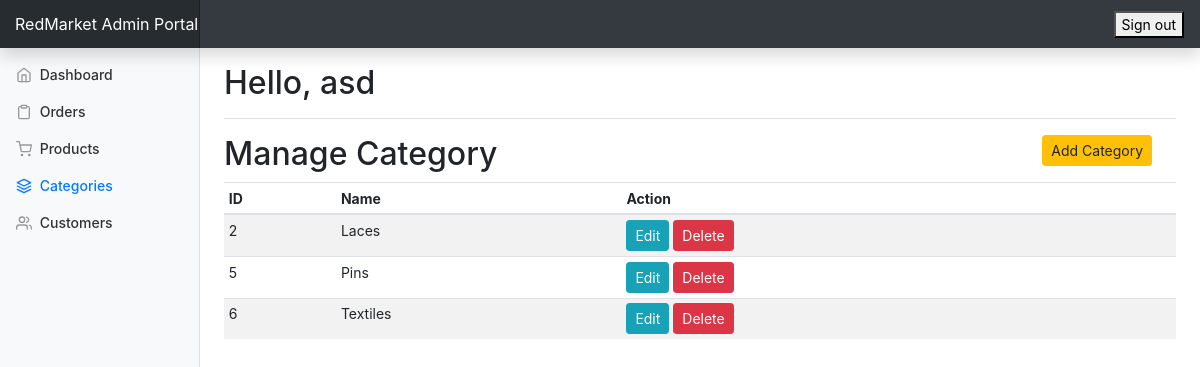
Page /admin_portal/admin/categories.php (signed in) on the earlier database version.
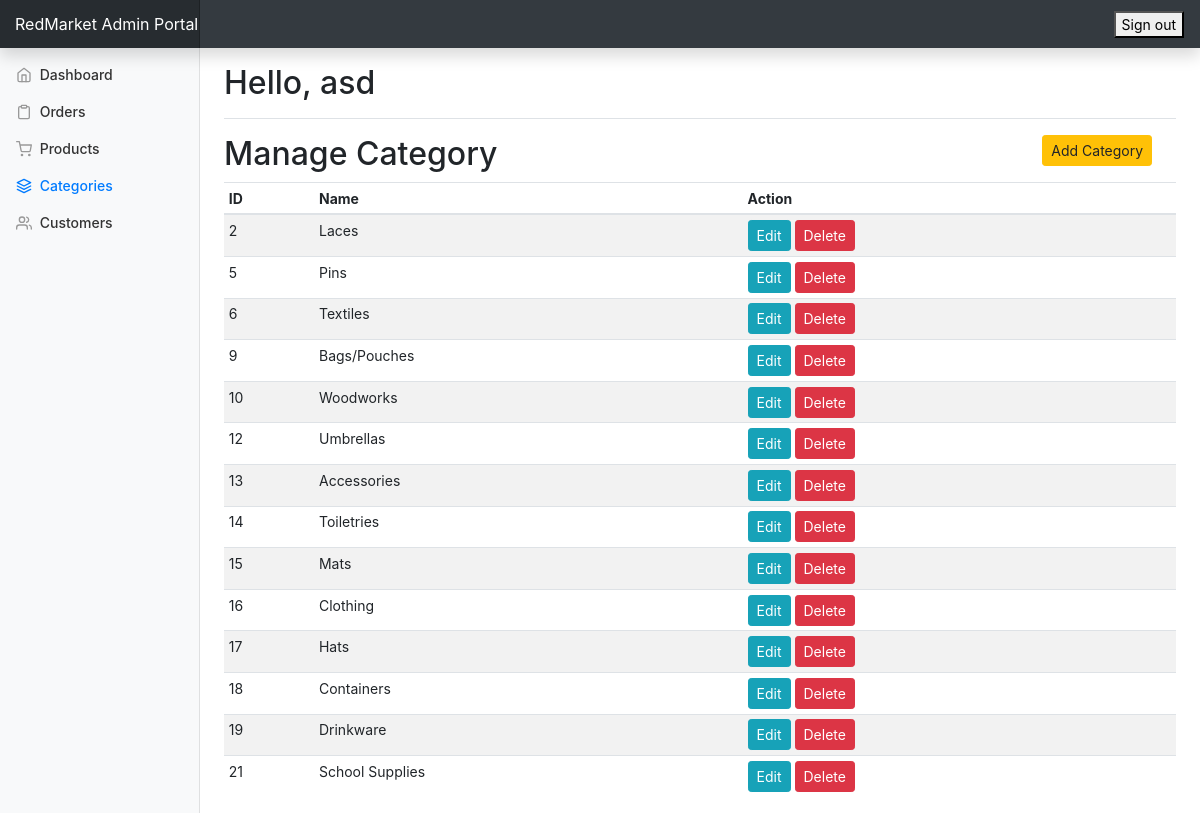
Same page on the later database version.
### tables this page shows
CREATE TABLE `category` (
  `category_id` int(11) NOT NULL,
  `category_name` varchar(150) NOT NULL
);

### admin_portal/admin/categories.php (the view, shortened to what this page needs)
<?php
$pdo = get_connection();
?>
<?php include_once("./templates/top.php"); ?>
<?php include_once("./templates/navbar.php"); ?>
<div class="container-fluid">
  <div class="row">
    <?php include "./templates/sidebar.php"; ?>
      <div class="row">
      	<div class="col-10">
      		<h2>Manage Category</h2>
      	</div>
      	<div class="col-2">
      		<a href="#" data-toggle="modal" data-target="#add_category_modal" class="btn btn-warning btn-sm">Add Category</a>
      	</div>
      </div>
      <div class="table-responsive">
        <table class="table table-striped table-sm">
          <thead>
            <tr>
              <th>ID</th>
              <th>Name</th>
              <th>Action</th>
            </tr>
          </thead>
          <tbody id="category_list">
            <?php
            $res=$pdo->query("SELECT * FROM category");
            while($row = $res->fetch()){
            ?>
            <tr>
              <form action="" method="post">
                  <td><?php echo $row["category_id"]; ?></td>
                  <td><?php echo $row["category_name"]; ?></td>
                  <td>
                      <button type="button" class="btn btn-sm btn-info edit-category-btn"
                          data-toggle="modal"
                          data-target="#edit_category_modal"
                          data-id="<?php echo $row['category_id']; ?>"
                          data-name="<?php echo $row['category_name']; ?>">
                          Edit
                      </button>
                      <button type="submit" name="sum_delete" class="btn btn-sm btn-danger" onclick="return confirm('Are you sure you want to delete this category?');">Delete</button>
                  </td>
              </form>
            </tr>
            <?php } ?>
          </tbody>
        </table>
      </div>
    </main>
  </div>
</div>
<?php include_once("./templates/footer.php"); ?>

Differences in the rows shown:
added category: category_id "9", category_name "Bags/Pouches"
added category: category_id "10", category_name "Woodworks"
added category: category_id "12", category_name "Umbrellas"
added category: category_id "13", category_name "Accessories"
added category: category_id "14", category_name "Toiletries"
added category: category_id "15", category_name "Mats"
added category: category_id "16", category_name "Clothing"
added category: category_id "17", category_name "Hats"
added category: category_id "18", category_name "Containers"
added category: category_id "19", category_name "Drinkware"
added category: category_id "21", category_name "School Supplies"
